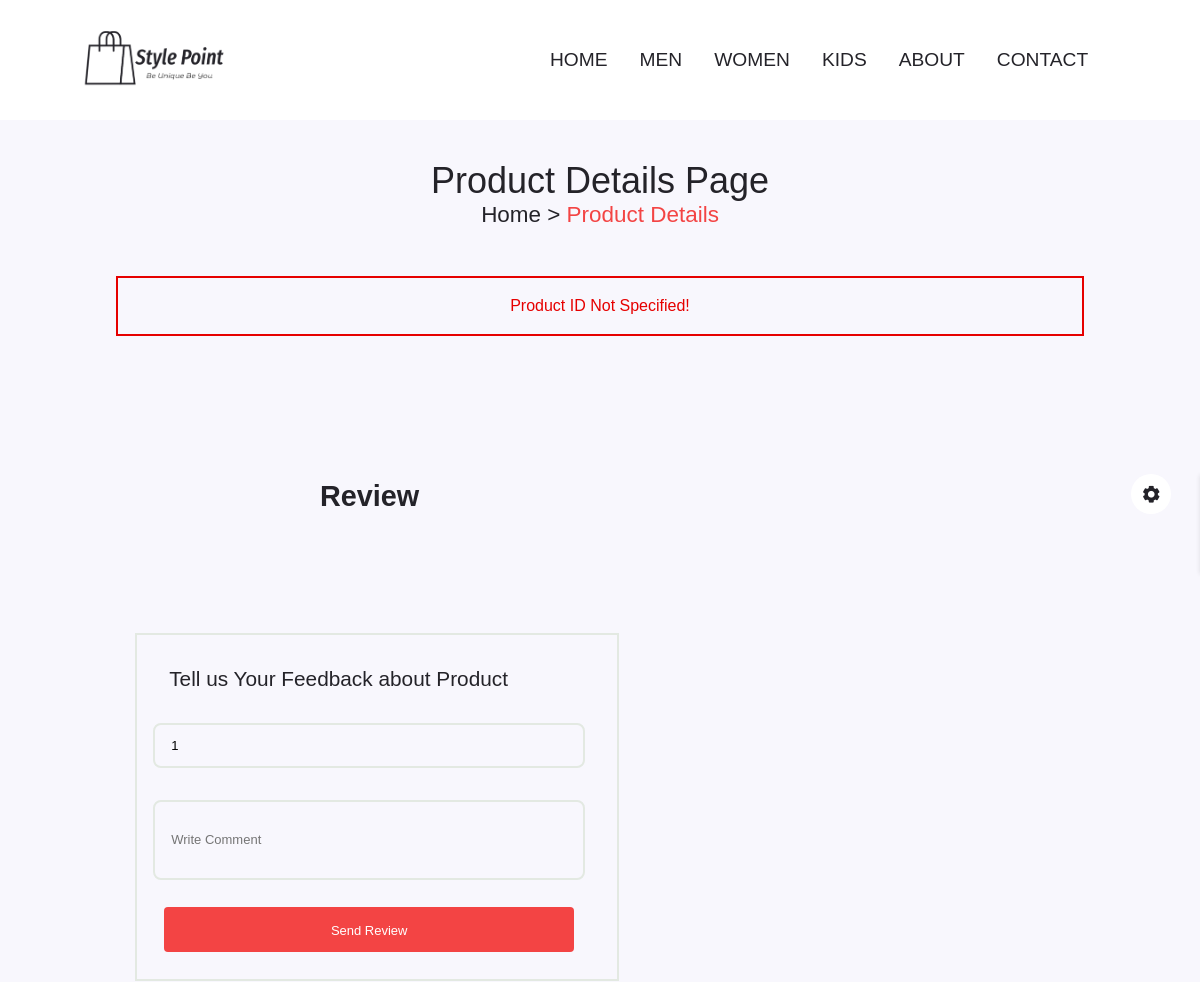
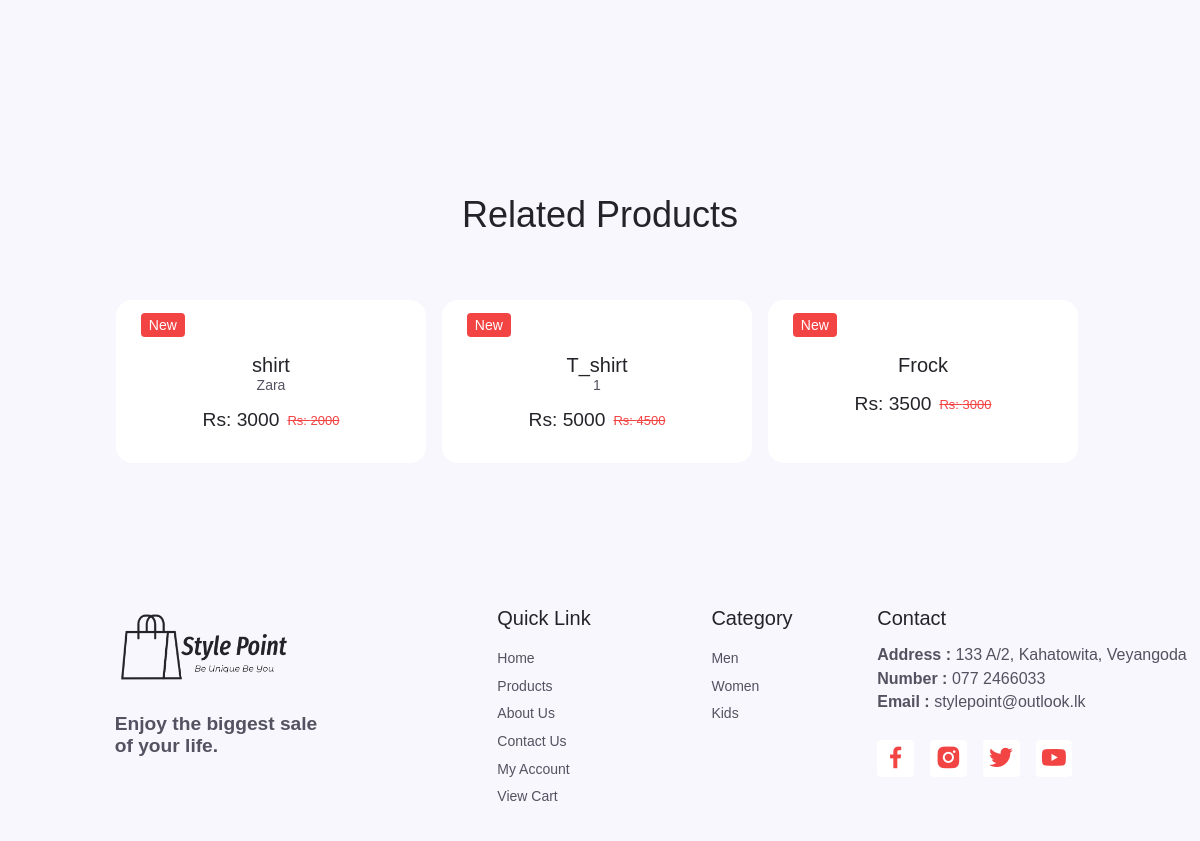
/pro_details.php, run on the app's committed database (2 pictures, top to bottom).
### tables this page shows
CREATE TABLE `products` (
  `pro_ID` int(100) NOT NULL,
  `pro_Name` varchar(100) NOT NULL,
  `pro_number` varchar(100) NOT NULL,
  `category` varchar(100) NOT NULL,
  `brand_name` varchar(100) NOT NULL,
  `price` int(100) NOT NULL,
  `dis_Price` int(100) NOT NULL,
  `dis_Percentage` int(100) NOT NULL,
  `color` varchar(100) NOT NULL,
  `size` varchar(100) NOT NULL,
  `description` varchar(100) NOT NULL,
  `img_1` varchar(100) NOT NULL,
  `img_2` varchar(100) NOT NULL,
  `img_3` varchar(100) NOT NULL,
  `img_4` varchar(100) NOT NULL
);

### pro_details.php (the view, shortened to what this page needs)
<?php
include 'components/connect.php';
?>
<!DOCTYPE html>
<html lang="en">
    <head>
        <link rel="stylesheet" href="https://unpkg.com/boxicons@2.1.4/css/boxicons.min.css">
        <link rel="stylesheet" href="css/swiper-bundle.min.css">
        <link rel="stylesheet" href="css/style.css">
        <link rel="stylesheet" class="js-color-style" href="css/colors/color-1.css">
        <link href="https://cdn.jsdelivr.net/npm/remixicon@3.2.0/fonts/remixicon.css" rel="stylesheet">
        <link href='https://unpkg.com/boxicons@2.1.4/css/boxicons.min.css' rel='stylesheet'>
        <link rel="stylesheet" href="">
    </head>
    <body>
        <?php include 'components/user_header.php'; ?>
        <main class="main">
            <section class="details section container">
                <h2 class="breadcrumb__title">Product Details Page</h2>
                <h3 class="breadcrumb__subtitle">Home > <span> Product Details</span></h3>
                <?php
                    if(isset($_GET['pid'])) {
                    $update_id = $_GET['pid'];
                    $select_products = $conn->prepare("SELECT * FROM `products` WHERE pro_ID = ?");
                    $select_products->execute([$update_id]);
                    if($select_products->rowCount() > 0){
                        while($fetch_products = $select_products->fetch(PDO::FETCH_ASSOC)){
                ?>
                <form action="" method="post" enctype="multipart/form-data">
                    <input type="hidden" name="pid" value="<?= $fetch_products['pro_ID']; ?>">
                    <input type="hidden" name="pro_name" value="<?= $fetch_products['pro_Name']; ?>">
                    <input type="hidden" name="brand_name" value="<?= $fetch_products['brand_name']; ?>">
                    <input type="hidden" name="color" value="<?= $fetch_products['color']; ?>">
                    <input type="hidden" name="material" value="<?= $fetch_products['material']; ?>">
                    <input type="hidden" name="price" value="<?= $fetch_products['price']; ?>">
                    <input type="hidden" name="disprice" value="<?= $fetch_products['dis_Price']; ?>">
                    <input type="hidden" name="discount" value="<?= $fetch_products['dis_Percentage']; ?>">
                    <input type="hidden" name="description" value="<?= $fetch_products['description']; ?>">
                    <input type="hidden" name="image-1" value="<?= $fetch_products['img_1']; ?>">
                    <input type="hidden" name="image-2" value="<?= $fetch_products['img_2']; ?>">
                    <input type="hidden" name="image-3" value="<?= $fetch_products['img_3']; ?>">
                    <input type="hidden" name="image-4" value="<?= $fetch_products['img_4']; ?>">
                        <div class="details__container grid">
                            <div class="product__images grid">
                                <div class="product__img">
                                    <img src="uploaded_img/<?= $fetch_products['img_1']; ?>" alt="">
                                </div>
                                <div class="product__img">
                                    <img src="uploaded_img/<?= $fetch_products['img_2']; ?>" alt="">
                                </div>
                                <div class="product__img">
                                    <img src="uploaded_img/<?= $fetch_products['img_3']; ?>" alt="">
                                </div>
                                <div class="product__img">
                                    <img src="uploaded_img/<?= $fetch_products['img_4']; ?>" alt="">
                                </div>
                            </div>
                            <div class="product__info">
                                <p class="details__subtitle"><?= $fetch_products['category']; ?> Wear  >  <?= $fetch_products['brand_name']; ?> </p>
                                <h3 class="details__title"><?= $fetch_products['pro_Name']; ?></h3>
                                <div class="rating">
                                    <div class="stars">
                                        <i class="bx bxs-star"></i>
                                        <i class="bx bxs-star"></i>
                                        <i class="bx bxs-star"></i>
                                        <i class="bx bxs-star"></i>
                                        <i class="bx bxs-star"></i>
                                    </div>
                                </div>
                                <hr><br><br>
                                <div class="prodects__List">
                                    <ul>
                                        <li class="list__item">
                                            <i class='bx bx-crown'></i> 1 year <?= $fetch_products['brand_name']; ?> Brand Warranty
                                        </li>
                                        <li class="list__item flex">
                                            <i class='bx bx-refresh'></i> 30 Day Return Policy
                                        </li>
                                        <li class="list__item flex">
                                            <i class='bx bx-credit-card'></i>Cash on Delivery available
                                        </li>
                                    </ul>
                                </div>
                                <div class="details__color">
                                    <span class="details__color-title">Color</span>
                                    <p class="detail__price"><?= $fetch_products['color']; ?></p>
                                </div>
                                <div class="details__color">
                                    <span class="details__color-title">Material</span>
                                    <p class="detail__price"><?= $fetch_products['material']; ?></p>
                                </div>
                                <div class="details__size">
                                    <span class="details__size-title">Size</span>
                                    <ul class="size__list">
                                    <?php
                                        if(isset($_GET['pid'])) {
                                        $update_size_id = $_GET['pid'];
                                        $show_size = $conn->prepare("SELECT * FROM `size` WHERE pro_ID = ?");
                                        $show_size->execute([$update_size_id]);
                                        if ($show_size->rowCount() > 0) {
                                            while ($fetch_size = $show_size->fetch(PDO::FETCH_ASSOC)) {
                                                $optionValue = $fetch_size['size_ID'];
                                                $optionName = $fetch_size['sizes'];
                                            echo '<li>';
                                            echo '<input type="radio" class="size__link" name="size" value="' . $optionName . '">'. $optionName;
                                            echo '</li>';
                                            }
                                        }
                                    }
                                    ?>
                                    </ul>
                                </div>
                                <br>
                                <div class="details__prices">
                                    <span class="detail__price">Rs: <?= $fetch_products['price']; ?></span>
                                    <span class="details__discount">Rs: <?= $fetch_products['dis_Price']; ?></span>
                                    <span class="discount__percentage"><?= $fetch_products['dis_Percentage']; ?>% OFF</span>
                                </div>
                                    <ul class="color__list">
                                        <li>
                                            <a href="#" class="color__link color-1"></a>
                                        </li>
                                        <li>
                                            <a href="#" class="color__link color-2"></a>
                                        </li>
                                        <li>
                                            <a href="#" class="color__link color-3"></a>
                                        </li>
                                        <li>
                                            <a href="#" class="color__link color-4"></a>
                                        </li>
                                        <li>
                                            <a href="#" class="color__link color-5"></a>
                                        </li>
                                    </ul>
                                    <br><hr>
                                <div class="details__description">
                                    <h3 class="description__title">Product Details</h3>
                                    <div class="description__details">
                                        <p><?= $fetch_products['description']; ?></p>
                                    </div>
                                </div>
                                <div class="cart__amount">
                                    <div class="cart__amount-content">
                                        <span class="cart__amount-number">
                                            <input type="number" name="qty" class="qty" min="1" max="99" value="1" maxlength="2">
                                        </span>
                                        <i class="bx bxs-heart cart__amount-heart"></i>
                                    </div>
                                </div>
                                <button type="submit" name="add_to_cart" class="button">Add To Cart</button>
                            </div>
                        </div>
                </form>
                <?php
                        }
                    }else{
                        echo '<p class="empty">no products added yet!</p>';
                    }
                }else {
                    echo '<p class="empty">Product ID not specified!</p>';
                }
                ?>
            </section>
            <section class="review__products section">
                <h2 class="review__heading">Review</h2>
                    <div class="reviews__container grid">
                        <div class="review__form">
                            <h3 class="review__form-title">Tell us Your Feedback about Product</h3>
                            <form class="form grid" method="post" enctype="multipart/form-data">
                                <input type="number" name="rate" class="form__input" maxlength="5" minlength="1" value="1">
                                <input type="text" name="review" placeholder="Write Comment" class="form__input review">
                            <div class="form__btn">
                                <input type="submit" value="Send Review" name="send_review" class="success">
                            </div>
                            </form>
                        </div>
                    </div>
            </section>
            <section class="related__products section">
                <h2 class="section__title">Related Products</h2>
                <div class="new__container container">
                    <div class="swiper new-swiper">
                        <div class="swiper-wrapper">
                            <?php
                                $select_products = $conn->prepare("SELECT * FROM `products` ORDER BY `pro_ID` DESC LIMIT 5");
                                $select_products->execute();
                                if($select_products->rowCount() > 0){
                                while($fetch_products = $select_products->fetch(PDO::FETCH_ASSOC)){
                            ?>
                                <form action="" method="post">
                            <div class="new__content swiper-slide">
                                <div class="new__tag">New</div>
                                <h3 class="new__title"><?= $fetch_products['pro_Name']; ?></h3>
                                <span class="new__subtitle"><?= $fetch_products['brand_name']; ?></span>
                                <div class="new__prices">
                                    <span class="new__price">Rs: <?= $fetch_products['price']; ?></span>
                                    <span class="new__discount">Rs: <?= $fetch_products['dis_Price']; ?></span>
                                </div>
                            </div>
                            </form>
                            <?php
                                    }
                                }else{
                                    echo '<p class="empty">no products added yet!</p>';
                                    }
                            ?>
                        </div>
                    </div>
                </div>
            </section>
        </main>
        <?php include 'components/user_footer.php'; ?>
    </body>
</html>

### data on the page
products: pro_Name "shirt", brand_name "Zara", price "3000", dis_Price "2000"
products: pro_Name "T_shirt", brand_name "1", price "5000", dis_Price "4500"
products: pro_Name "Frock", price "3500", dis_Price "3000"
